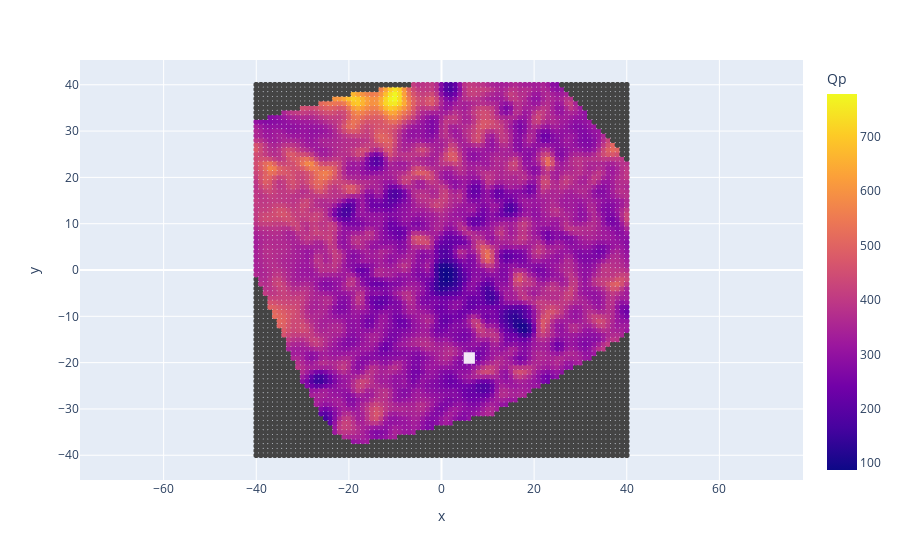

Notebook code cell kept with this figure:
### Code cell
import plotly.express as px
import plotly.graph_objects as go
xmin, xmax = 5, 7
ymin, ymax = -20, -18
fig = px.scatter(volcanic_data.data[volcanic_data.data['z'] ==-5], x='x', y='y',
              color='Qp')
fig.add_shape(type="rect",
    x0=xmin, y0=ymin, x1=xmax, y1=ymax,
    line=dict(color="White"),
    fillcolor="White",
    opacity=0.9,
)
fig.update_yaxes(
      scaleanchor="x",
      scaleratio=1,
)

fig.show()

### Figure 1 — Plotly figure (JSON) as saved in the notebook; plotly's stock layout.template omitted (floating-point values rounded to 4 significant figures; data arrays with more than 128 entries replaced by an {"elided": "..."} marker saying what was removed)
{"data": [{"hovertemplate": "x=%{x}<br>y=%{y}<br>Qp=%{marker.color}<extra></extra>", "legendgroup": "", "marker": {"color": {"elided": "6561 float values"}, "coloraxis": "coloraxis", "symbol": "circle"}, "mode": "markers", "name": "", "showlegend": false, "type": "scattergl", "x": {"elided": "6561 int values"}, "xaxis": "x", "y": {"elided": "6561 int values"}, "yaxis": "y"}], "layout": {"coloraxis": {"colorbar": {"title": {"text": "Qp"}}, "colorscale": [[0, "#0d0887"], [0.1111, "#46039f"], [0.2222, "#7201a8"], [0.3333, "#9c179e"], [0.4444, "#bd3786"], [0.5556, "#d8576b"], [0.6667, "#ed7953"], [0.7778, "#fb9f3a"], [0.8889, "#fdca26"], [1, "#f0f921"]]}, "legend": {"tracegroupgap": 0}, "margin": {"t": 60}, "shapes": [{"fillcolor": "White", "line": {"color": "White"}, "opacity": 0.9, "type": "rect", "x0": 5, "x1": 7, "y0": -20, "y1": -18}], "xaxis": {"anchor": "y", "domain": [0, 1], "title": {"text": "x"}}, "yaxis": {"anchor": "x", "domain": [0, 1], "scaleanchor": "x", "scaleratio": 1, "title": {"text": "y"}}}}
